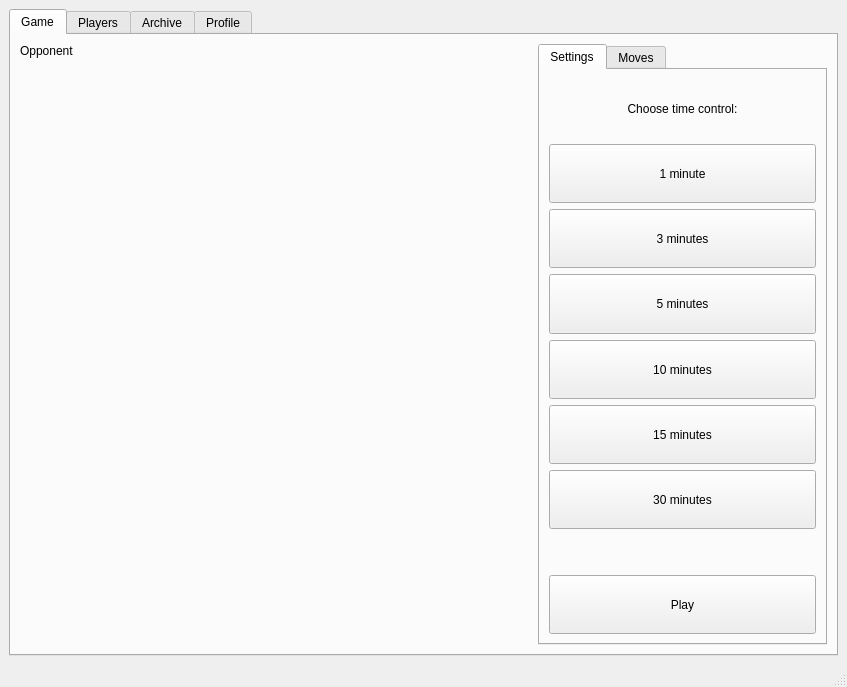
<?xml version="1.0" encoding="UTF-8"?>
<ui version="4.0">
 <class>MainWindow</class>
 <widget class="QMainWindow" name="MainWindow">
  <property name="geometry">
   <rect>
    <x>0</x>
    <y>0</y>
    <width>847</width>
    <height>687</height>
   </rect>
  </property>
  <property name="sizePolicy">
   <sizepolicy hsizetype="Minimum" vsizetype="Minimum">
    <horstretch>0</horstretch>
    <verstretch>0</verstretch>
   </sizepolicy>
  </property>
  <property name="minimumSize">
   <size>
    <width>847</width>
    <height>687</height>
   </size>
  </property>
  <property name="maximumSize">
   <size>
    <width>847</width>
    <height>687</height>
   </size>
  </property>
  <property name="windowTitle">
   <string>MainWindow</string>
  </property>
  <widget class="QWidget" name="centralwidget">
   <layout class="QGridLayout" name="gridLayout">
    <item row="0" column="0">
     <widget class="QTabWidget" name="tabWidget">
      <property name="currentIndex">
       <number>0</number>
      </property>
      <widget class="QWidget" name="game">
       <attribute name="title">
        <string>Game</string>
       </attribute>
       <layout class="QGridLayout" name="gameGridLayout">
        <item row="0" column="0">
         <widget class="QLabel" name="opponentLabel">
          <property name="sizePolicy">
           <sizepolicy hsizetype="Preferred" vsizetype="Fixed">
            <horstretch>0</horstretch>
            <verstretch>0</verstretch>
           </sizepolicy>
          </property>
          <property name="text">
           <string>Opponent</string>
          </property>
         </widget>
        </item>
        <item row="0" column="1" rowspan="2">
         <widget class="QTabWidget" name="gameTabWidget">
          <property name="sizePolicy">
           <sizepolicy hsizetype="Maximum" vsizetype="Maximum">
            <horstretch>0</horstretch>
            <verstretch>0</verstretch>
           </sizepolicy>
          </property>
          <property name="maximumSize">
           <size>
            <width>500</width>
            <height>1000</height>
           </size>
          </property>
          <property name="currentIndex">
           <number>0</number>
          </property>
          <widget class="QWidget" name="settings">
           <attribute name="title">
            <string>Settings</string>
           </attribute>
           <layout class="QGridLayout" name="settingsGridLayout">
            <item row="8" column="0">
             <widget class="QPushButton" name="playButton">
              <property name="sizePolicy">
               <sizepolicy hsizetype="Minimum" vsizetype="Preferred">
                <horstretch>0</horstretch>
                <verstretch>0</verstretch>
               </sizepolicy>
              </property>
              <property name="text">
               <string>Play</string>
              </property>
             </widget>
            </item>
            <item row="4" column="0">
             <widget class="QPushButton" name="minutes10Button">
              <property name="sizePolicy">
               <sizepolicy hsizetype="Minimum" vsizetype="Preferred">
                <horstretch>0</horstretch>
                <verstretch>0</verstretch>
               </sizepolicy>
              </property>
              <property name="text">
               <string>10 minutes</string>
              </property>
             </widget>
            </item>
            <item row="2" column="0">
             <widget class="QPushButton" name="minutes3Button">
              <property name="sizePolicy">
               <sizepolicy hsizetype="Minimum" vsizetype="Preferred">
                <horstretch>0</horstretch>
                <verstretch>0</verstretch>
               </sizepolicy>
              </property>
              <property name="text">
               <string>3 minutes</string>
              </property>
             </widget>
            </item>
            <item row="1" column="0">
             <widget class="QPushButton" name="minute1Button">
              <property name="sizePolicy">
               <sizepolicy hsizetype="Minimum" vsizetype="Preferred">
                <horstretch>0</horstretch>
                <verstretch>0</verstretch>
               </sizepolicy>
              </property>
              <property name="text">
               <string>1 minute</string>
              </property>
             </widget>
            </item>
            <item row="6" column="0">
             <widget class="QPushButton" name="minutes30Button">
              <property name="sizePolicy">
               <sizepolicy hsizetype="Minimum" vsizetype="Preferred">
                <horstretch>0</horstretch>
                <verstretch>0</verstretch>
               </sizepolicy>
              </property>
              <property name="text">
               <string>30 minutes</string>
              </property>
             </widget>
            </item>
            <item row="0" column="0">
             <widget class="QLabel" name="label">
              <property name="text">
               <string>Choose time control:</string>
              </property>
              <property name="alignment">
               <set>Qt::AlignCenter</set>
              </property>
             </widget>
            </item>
            <item row="5" column="0">
             <widget class="QPushButton" name="minutes15Button">
              <property name="sizePolicy">
               <sizepolicy hsizetype="Minimum" vsizetype="Preferred">
                <horstretch>0</horstretch>
                <verstretch>0</verstretch>
               </sizepolicy>
              </property>
              <property name="text">
               <string>15 minutes</string>
              </property>
             </widget>
            </item>
            <item row="3" column="0">
             <widget class="QPushButton" name="minutes5Button">
              <property name="sizePolicy">
               <sizepolicy hsizetype="Minimum" vsizetype="Preferred">
                <horstretch>0</horstretch>
                <verstretch>0</verstretch>
               </sizepolicy>
              </property>
              <property name="text">
               <string>5 minutes</string>
              </property>
             </widget>
            </item>
            <item row="7" column="0">
             <spacer name="verticalSpacer">
              <property name="orientation">
               <enum>Qt::Vertical</enum>
              </property>
              <property name="sizeType">
               <enum>QSizePolicy::Preferred</enum>
              </property>
              <property name="sizeHint" stdset="0">
               <size>
                <width>20</width>
                <height>40</height>
               </size>
              </property>
             </spacer>
            </item>
           </layout>
          </widget>
          <widget class="QWidget" name="moves">
           <attribute name="title">
            <string>Moves</string>
           </attribute>
           <layout class="QGridLayout" name="movesGridLayout">
            <item row="0" column="0" colspan="2">
             <widget class="QListWidget" name="moveList"/>
            </item>
            <item row="1" column="0">
             <widget class="QPushButton" name="offerADrawButton">
              <property name="text">
               <string>Offer a draw</string>
              </property>
             </widget>
            </item>
            <item row="1" column="1">
             <widget class="QPushButton" name="giveUpButton">
              <property name="text">
               <string>Give up</string>
              </property>
             </widget>
            </item>
           </layout>
          </widget>
         </widget>
        </item>
        <item row="1" column="0">
         <widget class="QWidget" name="widget" native="true">
          <property name="sizePolicy">
           <sizepolicy hsizetype="Minimum" vsizetype="Minimum">
            <horstretch>0</horstretch>
            <verstretch>0</verstretch>
           </sizepolicy>
          </property>
          <property name="minimumSize">
           <size>
            <width>512</width>
            <height>512</height>
           </size>
          </property>
         </widget>
        </item>
       </layout>
      </widget>
      <widget class="QWidget" name="players">
       <attribute name="title">
        <string>Players</string>
       </attribute>
      </widget>
      <widget class="QWidget" name="archive">
       <attribute name="title">
        <string>Archive</string>
       </attribute>
      </widget>
      <widget class="QWidget" name="profile">
       <attribute name="title">
        <string>Profile</string>
       </attribute>
      </widget>
     </widget>
    </item>
   </layout>
  </widget>
  <widget class="QMenuBar" name="menubar">
   <property name="geometry">
    <rect>
     <x>0</x>
     <y>0</y>
     <width>847</width>
     <height>21</height>
    </rect>
   </property>
  </widget>
  <widget class="QStatusBar" name="statusbar"/>
 </widget>
 <resources/>
 <connections/>
</ui>
